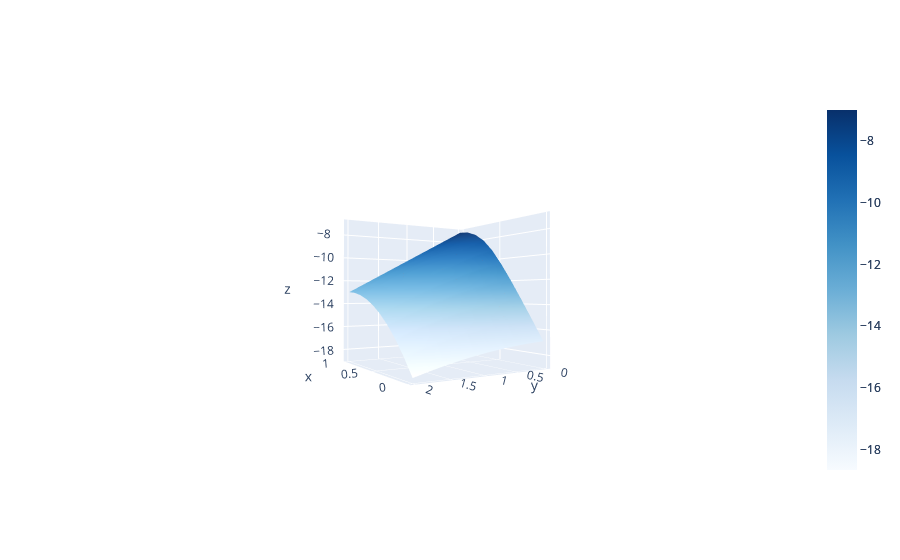

Source (notebook cell):
### Code cell
myvqe.show_results_annni()
